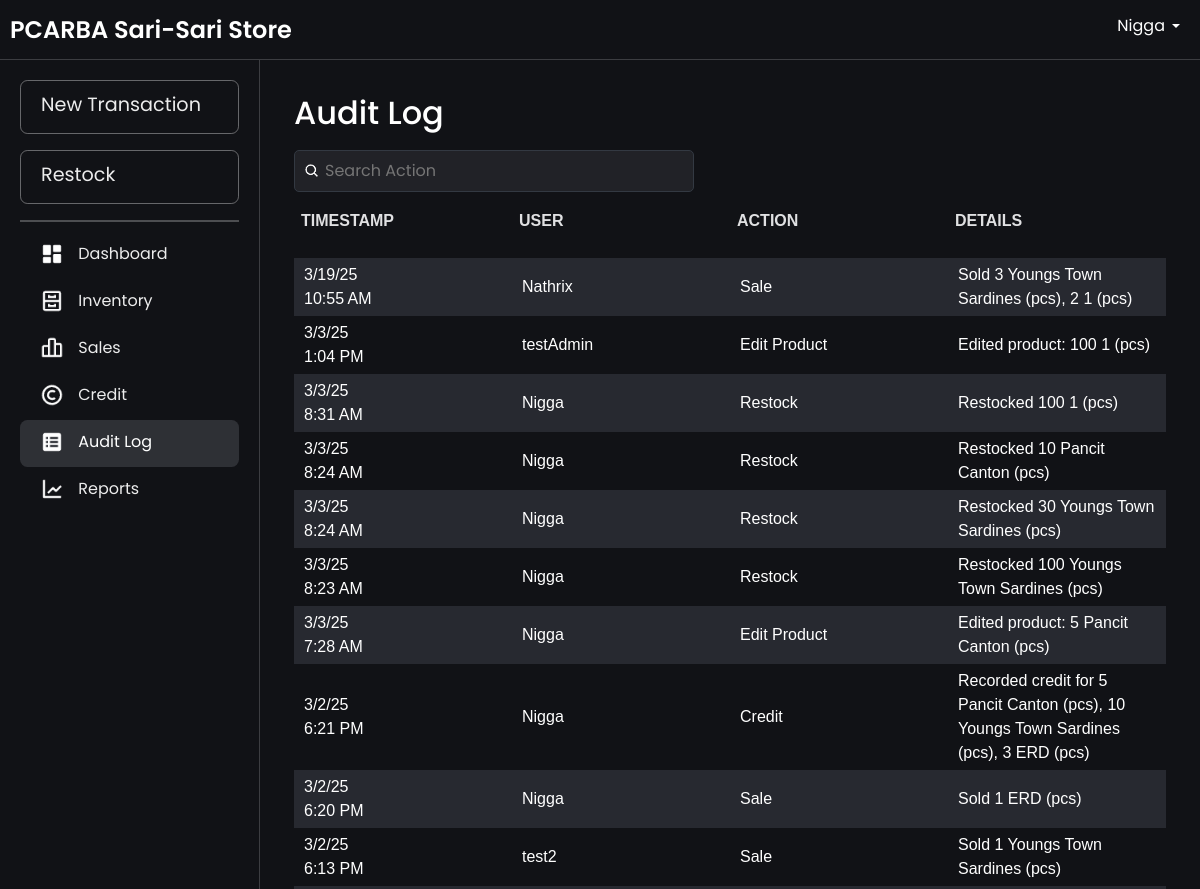
Page /audit_logs.php (signed in, upper part) on the earlier database version.
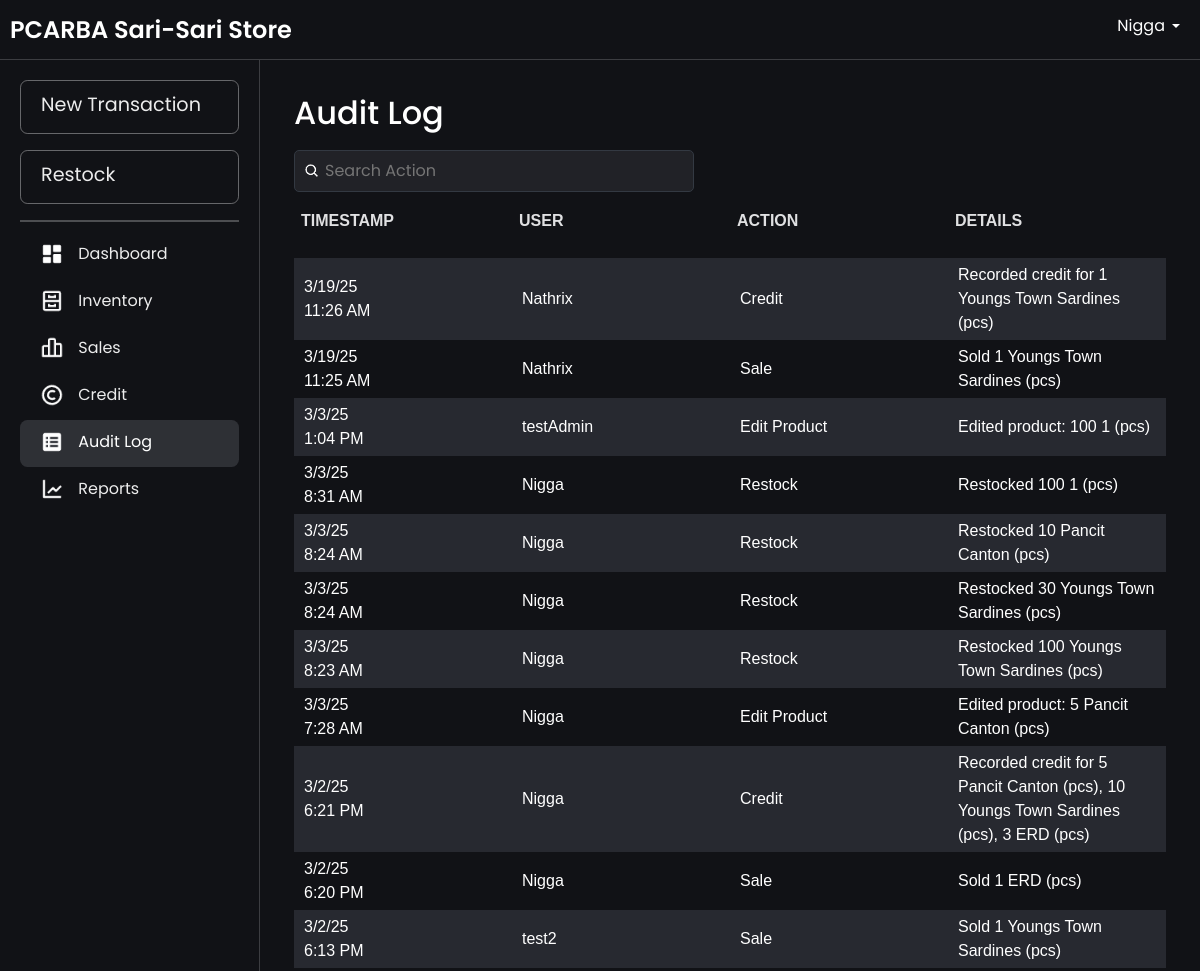
Same page on the later database version.
### tables this page shows
CREATE TABLE `audit_logs` (
  `logId` int(11) NOT NULL AUTO_INCREMENT,
  `action` varchar(50) NOT NULL COMMENT 'Type of action (e.g., Add Product, Restock, Sale, etc.)',
  `details` text DEFAULT NULL COMMENT 'Details of the action (e.g., JSON or descriptive text)',
  `userId` int(11) NOT NULL COMMENT 'User who performed the action',
  `timestamp` timestamp NOT NULL DEFAULT current_timestamp() COMMENT 'Time of the action',
  PRIMARY KEY (`logId`),
  KEY `users_audit_logs` (`userId`),
  CONSTRAINT `users_audit_logs` FOREIGN KEY (`userId`) REFERENCES `users` (`userId`) ON DELETE CASCADE
);

CREATE TABLE `users` (
  `userId` int(11) NOT NULL AUTO_INCREMENT,
  `username` varchar(50) NOT NULL,
  `password` varchar(255) NOT NULL,
  `login_count` int(11) DEFAULT 0,
  PRIMARY KEY (`userId`),
  UNIQUE KEY `username` (`username`)
);

### audit_logs.php (the view, shortened to what this page needs)
<?php
include 'db.php';
$query = "SELECT a.logId, a.action, a.details, a.timestamp, u.username
          FROM audit_logs a
          JOIN users u ON a.userId = u.userId
          ORDER BY a.timestamp DESC";
$result = $conn->query($query);
$logs = $result->fetch_all(MYSQLI_ASSOC);
?>
<!DOCTYPE html>
<html lang="en">
<head>
    <link rel="stylesheet" href="css/bootstrap.min.css">
    <link rel="stylesheet" href="css/layer1.css">
</head>
<body>
    <?php include 'navbar.php'; ?>
    <div class="main-content fade-in">
        <div class="container">
            <div class="header-container">
                <h2>Audit Log</h2>
                <div class="search-container">
                    <div class="search-wrapper">
                        <img src="images/search-icon.png" alt="Search" class="search-icon">
                        <input type="text" id="searchBar" placeholder="Search Action" onkeyup="filterLogs(); toggleClearIcon();">
                    </div>
                </div>
            </div>
            <div class="table-wrapper">
                <table id="logsTable" width="100%">
                    <thead>
                        <tr align="left">
                            <th>Timestamp</th>
                            <th>User</th>
                            <th>Action</th>
                            <th>Details</th>
                        </tr>
                    </thead>
                    <tbody>
                        <?php if (empty($logs)) { ?>
                            <tr>
                                <td colspan="4" style="text-align: center;">No logs found.</td>
                            </tr>
                        <?php } else { ?>
                            <?php foreach ($logs as $log) {
                                $date = !empty($log['timestamp'])
                                    ? date("n/j/y", strtotime($log['timestamp'])) . "<br>" . date("g:i A", strtotime($log['timestamp']))
                                    : 'N/A';
                            ?>
                                <tr>
                                    <td><?php echo $date; ?></td>
                                    <td><?php echo htmlspecialchars($log['username']); ?></td>
                                    <td><?php echo htmlspecialchars($log['action']); ?></td>
                                    <td><?php echo htmlspecialchars($log['details']); ?></td>
                                </tr>
                            <?php } ?>
                        <?php } ?>
                    </tbody>
                </table>
            </div>
        </div>
    </div>
</body>
</html>

### navbar.php (shortened to what this page needs)
<?php
$current_page = basename($_SERVER['PHP_SELF']);
?>
<!DOCTYPE html>
<html lang="en">
<head>
    <link rel="stylesheet" href="css/bootstrap.min.css">
    <link rel="stylesheet" href="css/layer1.css">
</head>
<body>
    <nav class="navbar navbar-expand-lg navbar-dark navbar-fixed-top">
        <div class="navbar1">
            <a class="navbar-brand" href="dashboard.php">PCARBA Sari-Sari Store</a>
        </div>
        <div class="navbar2">
            <div class="ms-auto">
                <div class="dropdown">
                    <a class="nav-link dropdown-toggle" href="" role="button" data-bs-toggle="dropdown" aria-expanded="false">
                        <?php echo $_SESSION['username']; ?>
                    </a>
                </div>
            </div>
        </div>
    </nav>
    <div class="sidebar sidebar-open">
        <a href="transaction.php" class="sidebar-link sidebar-record-sale <?php echo in_array($current_page, ['addSale.php', 'addCredit.php', 'transaction.php']) ? 'active' : ''; ?>">New Transaction</a>
        <a href="restock.php" class="sidebar-link sidebar-restock <?php echo in_array($current_page, ['restock.php']) ? 'active' : ''; ?>">Restock</a>
        <hr>
        <a href="dashboard.php" class="<?php echo $current_page == 'dashboard.php' ? 'active' : ''; ?>">
            <img src="images/<?php echo $current_page == 'dashboard.php' ? 'DB.png' : 'DB.png'; ?>" alt="Dashboard">&nbsp;Dashboard
        </a>
        <a href="inventory.php" class="<?php echo $current_page == 'inventory.php' ? 'active' : ''; ?>">
            <img src="images/<?php echo $current_page == 'inventory.php' ? 'cabinet_active.png' : 'cabinet.png'; ?>" alt="Inventory">&nbsp;Inventory
        </a>
        <a href="sales.php" class="<?php echo $current_page == 'sales.php' ? 'active' : ''; ?>">
            <img src="images/<?php echo $current_page == 'sales.php' ? 'barsales_active.png' : 'barsales.png'; ?>" alt="Sales">&nbsp;Sales
        </a>
        <a href="credit.php" class="<?php echo $current_page == 'credit.php' ? 'active' : ''; ?>">
            <img src="images/<?php echo $current_page == 'credit.php' ? 'credits-active.png' : 'credits.png'; ?>" alt="Credits">&nbsp;Credit
        </a>
        <a href="audit_logs.php" class="<?php echo $current_page == 'audit_logs.php' ? 'active' : ''; ?>">
            <img src="images/<?php echo $current_page == 'audit_logs.php' ? 'auditlogs-active.png' : 'auditlogs.png'; ?>" alt="Audit Logs">&nbsp;Audit Log
        </a>
        <a href="reports.php" class="<?php echo $current_page == 'reports.php' ? 'active' : ''; ?>">
            <img src="images/<?php echo $current_page == 'reports.php' ? 'reports.png' : 'reports.png'; ?>" alt="reports">&nbsp;Reports
        </a>
    </div>
    <div class="overlay" onclick="toggleSidebar()"></div>
</body>
</html>

### css/layer1.css (style rules this page uses)
.fade-in { animation: fadeInAnimation ease .1s; -webkit-animation: fadeInAnimation ease 1s; -moz-animation: fadeInAnimation ease 1s; -o-animation: fadeInAnimation ease 1s; -ms-animation: fadeInAnimation ease 1s; }
body { background-color: rgb(17, 18, 22); font-family: "Poppins", serif; color: white; }

### audit_logs.php (style rules this page uses)
.search-container { margin-top: 10px; display: flex; justify-content: space-between; align-items: center; gap: 10px; position: relative; width: 100%; }
.header-container { display: flex; align-items: center; flex-wrap: wrap; flex-direction: row; justify-content: space-between; position: relative; padding: 10px; }
.search-wrapper { display: flex; align-items: center; position: relative; width: 100%; max-width: 400px; }
.search-wrapper .search-icon { position: absolute; left: 10px; width: 16px; height: 16px; }
.search-wrapper input { padding: 8px 8px 8px 30px; width: 100%; border-radius: 5px; border: 1px solid #333942; background-color: rgba(33, 34, 39, 255); color: #f7f7f8; }
.table-wrapper { overflow-x: auto; }
.table-wrapper { scroll-behavior: smooth; height: 70vh; overflow-y: auto; position: relative; padding: 10px; padding-top: 0; }
table { font-family: Arial, Helvetica, sans-serif; width: 100%; border-collapse: separate; border-spacing: 0 10px; table-layout: fixed; }
table thead { position: sticky; top: 0; z-index: 10; background-color: #1f1f1f; }
table tbody tr:nth-child(odd) { background-color: #272930; }
table tbody tr:nth-child(even) { background-color: rgb(17, 18, 22); }
table th { padding: 7px; background-color: rgb(17, 18, 22); color: rgba(247, 247, 248, 0.9); font-weight: bold; text-transform: uppercase; font-size: 1rem; box-shadow: 0 4px 8px rgba(0, 0, 0, 0.83); padding-bottom: 25px; }
table td { padding: 5px 10px; font-size: 1rem; margin: 0 5px; }
table tr { background-color: transparent; }

### navbar.php (style rules this page uses)
html, body { margin: 0; padding: 0; width: 100%; height: 100%; overflow-x: hidden; }
body { display: grid; grid-template-rows: 60px 1fr; grid-template-columns: 260px 1fr; height: 100vh; overflow: hidden; margin: 0; }
.navbar-fixed-top { position: fixed; top: 0; left: 0; right: 0; display: flex; justify-content: space-between; align-items: center; height: 60px; padding: 0 10px; background-color: rgb(17, 18, 22); border-bottom: 0.25px solid rgba(187, 188, 190, 0.25); z-index: 1000; }
.navbar1 { display: flex; align-items: center; }
.navbar2 { display: flex; align-items: center; }
.dropdown { margin-left: 20px; padding: 10px; }
.sidebar { position: fixed; top: 60px; left: 0; bottom: 0; width: 260px; background-color: rgb(17, 18, 22); padding-top: 20px; border-right: 0.25px solid rgba(187, 188, 190, 0.25); overflow-y: auto; transition: transform 0.3s ease-in-out; z-index: 999; }
.sidebar a { margin-left: 20px; margin-right: 20px; display: flex; align-items: center; padding: 13px 20px; padding-top: 10px; color: rgba(255, 255, 255, 0.92); text-decoration: none; border-radius: 7.5px; transition: background 0.3s, color 0.3s; }
.sidebar a.active { background-color: rgba(187, 194, 209, 0.17); color: #fff; }
.sidebar-record-sale { font-size: 1.2rem; padding: 15px 25px; background: transparent; border: 0.5px solid rgba(187, 188, 190, 0.5); transition: border-color 0.3s, color 0.3s; margin-bottom: 16px; }
.sidebar-restock { display: block; font-size: 1.2rem; padding: 15px 25px; background: transparent; border: 0.5px solid rgba(187, 188, 190, 0.5); transition: border-color 0.3s, color 0.3s; margin-bottom: 16px; }
.main-content { grid-row: 2 / -1; grid-column: 2 / -1; padding: 24px 24px; overflow-y: auto; transition: margin-left 0.3s; margin: 0; }
.container { width: 100%; padding: 0; margin: 0 auto; }
.navbar-brand { display: none !important; }
@media (min-width: 1025px) { .sidebar { display: block !important; transform: translateX(0) !important; } }
@media (min-width: 1025px) { .navbar-brand { display: block !important; } }
.navbar-brand { font-family: 'Poppins', sans-serif; font-weight: 600; font-size: 1.5rem; margin-right: 20px; white-space: nowrap; overflow: visible; text-overflow: clip; max-width: none; }
.dropdown-toggle { position: relative; white-space: nowrap; overflow: hidden; text-overflow: ellipsis; max-width: 100px; display: inline-block; padding-right: 15px !important; }
.dropdown-toggle::after { position: absolute; right: 0; top: 50%; transform: translateY(-50%); }
.sidebar hr { border: 1px solid rgb(255, 255, 255); margin: 10px 20px; }
.sidebar a img { width: 24px; height: 24px; margin-right: 10px; }

Differences in the rows shown:
added audit_logs: timestamp "3/19/25", timestamp "11:26 AM", userId.username "Nathrix", action "Credit", details "Recorded credit for 1 Youngs Town Sardines (pcs)"
changed audit_logs (number 2 of 11 on the later page): timestamp "10:55 AM" → "11:25 AM"; details "Sold 3 Youngs Town Sardines (pcs), 2 1 (pcs)" → "Sold 1 Youngs Town Sardines (pcs)"
